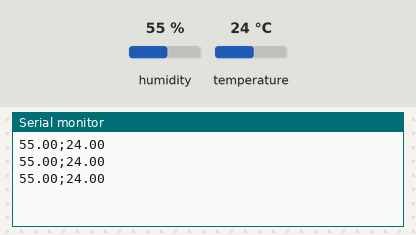
Recording of a sketch running on a simulated Arduino Uno, built with avr-gcc and run on an emulated ATmega328P. Shown: the last lines printed to the serial monitor. Inputs (shaded band) come from the test bench; at power-on: humidity 55 %, temperature 24 °C.

Above: at 2.8 s.
2.9 s: humidity set to 22 %
At 4.5 s:
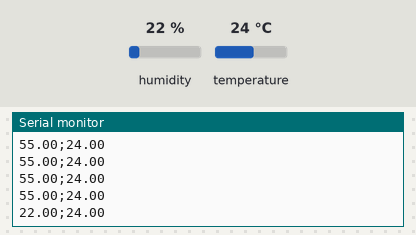
5.6 s: temperature set to 12 °C
At 7.7 s:
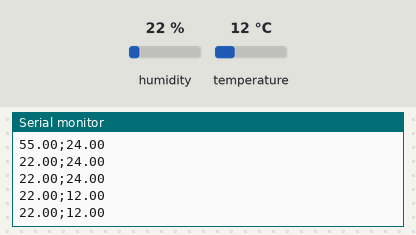
8.3 s: humidity set to 40 %
At 10.0 s:
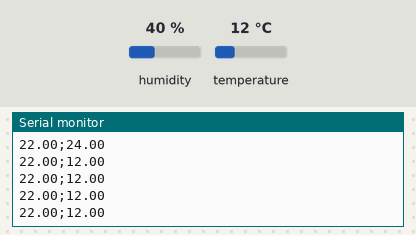
Timing chart, 0 to 11.5 s (numbered marks = the images above; inputs shaded):
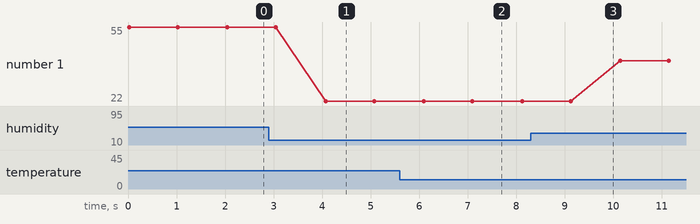

Measured:
- after the input at 2.9 s, the serial monitor: prints a new line after 1.2 s (image 1)
- after the input at 5.6 s, the serial monitor: prints a new line after 0.50 s (image 2)
- plotted number 1: 55 → 22 after the input at 2.9 s, 22 → 40 after the input at 8.3 s

The sketch:

CodigoArduinoIDE.ino
```cpp
// Código do sensor DHT11

#include "DHT.h" // Inclui a biblioteca DHT.h para interagir com o sensor DHT

#define dht_type DHT11 // Define o tipo de sensor DHT como DHT11

int dht_pin = A1; // Define o pino ao qual o sensor está conectado como A0

DHT dht_1 = DHT(dht_pin, dht_type); // Cria um objeto DHT chamado dht_1 associado ao pino e tipo definidos acima

void setup() {
  Serial.begin(9600); // Inicializa a comunicação serial com a velocidade de 9600 bauds
  dht_1.begin(); // Inicializa o sensor DHT
}

void loop() {
  float umidade = dht_1.readHumidity(); // Lê a umidade do sensor DHT e armazena em uma variável
  float temperatura = dht_1.readTemperature(); // Lê a temperatura do sensor DHT e armazena em uma variável


    Serial.print(umidade); // Imprime a umidade lida pelo sensor DHT
        Serial.print(";"); // Imprime uma linha vazia para separar os valores de umidade e temperatura
    Serial.println(temperatura); // Imprime a temperatura lida pelo sensor DHT

    delay(1000); // Aguarda 1 segundo antes de ler novamente os valores do sensor DHT
}
```
